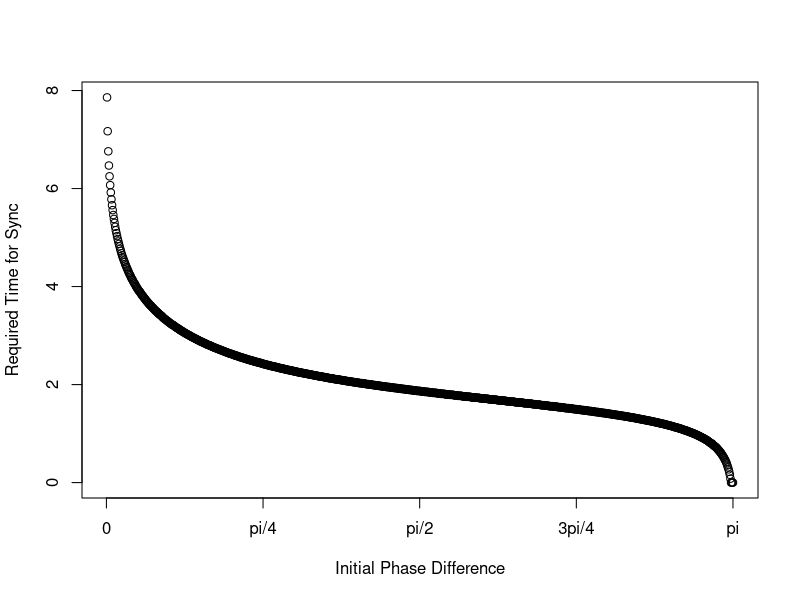

Write the R code that produced this figure.
data.rel <- read.csv("output_InitialPhaseDiff_SyncRequiredTime_Relation.csv", header = T)

png(filename = "output_InitialPhaseDiff_SyncRequiredTime_Relation.png", height = 600, width = 1000, res = 144)
plot(data.rel$initial_phase_difference, data.rel$sync_required_time, type = "p", xlab="Initial Phase Difference", ylab = "Required Time for Sync", xaxt = "n")

axis.name.left <- c( "0", "pi/4","pi/2","3pi/4" ,"pi")
axis(1, at = seq(0,pi,by=pi/4), labels = axis.name.left)


dev.off()